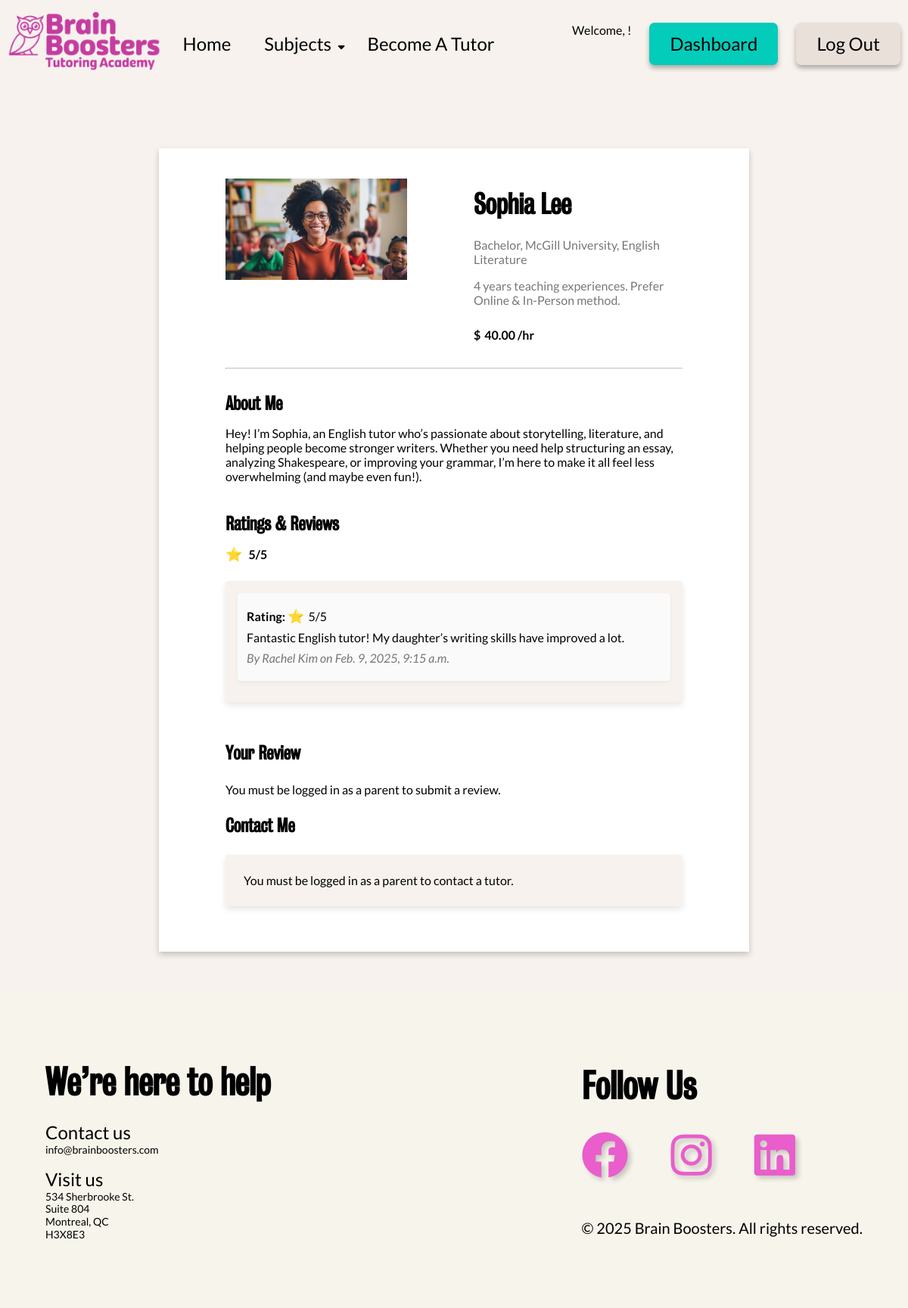
The app's page /tutors/3/ (signed in) with its own data.
### brainboosters/models.py (models this page shows, shortened)
class TutorProfile(models.Model):
    user = models.OneToOneField(User, on_delete=models.CASCADE, related_name='tutor_profile')
    name = models.CharField(max_length=80, null=True, blank=True)
    gender = models.CharField(max_length=10, choices=[('Male', 'Male'), ('Female', 'Female')], null=True, blank=True)
    degree = models.CharField(
        max_length=10,
        choices=[
            ('Bachelor', 'Bachelor'),
            ('Master', 'Master'),
            ('Ph.D.', 'Ph.D.'),
        ],
        null=True,
        blank=True
    )
    school = models.CharField(max_length=100, null=True, blank=True)
    major = models.CharField(max_length=100, null=True, blank=True)
    experience = models.CharField(max_length=100, null=True, blank=True)
    method = models.CharField(max_length=20, choices=[('In-Person', 'In-Person'), ('Online', 'Online'), ('Online & In-Person', 'Online & In-Person'),], null=True, blank=True)
    hourly_rate = models.DecimalField(max_digits=6, decimal_places=2, null=True, blank=True)
    description = models.CharField(max_length=300, null=True, blank=True)

class User(AbstractUser):
    user_type = models.CharField(
        max_length=10,
        choices=[
            ('tutor', 'Tutor'),
            ('parent', 'Parent'),
        ],
        null=True,
        blank=True
    )
    profile_picture = models.ImageField(
        upload_to='profile_pictures/',
        null=True,
        blank=True,
        help_text="Upload a profile picture"
    )
    contact_number = models.CharField(max_length=15, null=True, blank=True)

class Review(models.Model):
    tutor = models.ForeignKey(TutorProfile, on_delete=models.CASCADE, related_name='tutor_reviews')
    parent = models.ForeignKey(ParentProfile, on_delete=models.CASCADE, related_name='parent_reviews')
    rating = models.PositiveIntegerField()  # e.g., 1-5 stars
    text = models.TextField()
    created_at = models.DateTimeField(auto_now_add=True)

class ParentProfile(models.Model):
    user = models.OneToOneField(User, on_delete=models.CASCADE, related_name='parent_profile')
    name = models.CharField(max_length=80, null=True, blank=True)
    location = models.CharField(max_length=255, null=True, blank=True)
    child_name = models.CharField(max_length=50, null=True, blank=True)
    child_age = models.PositiveIntegerField(null=True, blank=True)
    child_grade = models.CharField(max_length=50, null=True, blank=True)

### brainboosters/views.py (the view)
# urls.py: path('tutors/<int:tutor_id>/', views.tutor_detail, name='tutor_detail'),
@login_required
def tutor_detail(request, tutor_id):
    tutor = get_object_or_404(TutorProfile, id=tutor_id)
    reviews = tutor.tutor_reviews.all()
    if request.method == 'POST':
        if 'submit_review' in request.POST:
            rating = request.POST.get('rating')
            comment = request.POST.get('comment')
            parent_profile = ParentProfile.objects.get(user=request.user)
            Review.objects.create(tutor=tutor, parent=parent_profile, rating=rating, text=comment)
            return redirect('tutor_detail', tutor_id=tutor_id)
        elif 'submit_contact' in request.POST:
            contact_form = ContactForm(request.POST)
            if contact_form.is_valid():
                return redirect('tutor_detail', tutor_id=tutor_id)
    else:
        contact_form = ContactForm()
    context = {
        'tutor': tutor,
        'reviews': reviews,
        'contact_form': contact_form,
    }
    return render(request, 'brainboosters/tutor_detail.html', context)

### brainboosters/templates/brainboosters/tutor_detail.html
{% extends 'base.html' %}
{% load static %}
{% block content %}
<div class="auth-container tutor-details">
  <div class="form-container">
    <div class="tutor-image-name">
      <img
        src="{{ tutor.user.profile_picture.url }}"
        alt="{{ tutor.name }}"
        class="tutor-image"
      />
      <div class="tutor-info">
        <h3>{{ tutor.name }}</h3>
        <p>{{ tutor.degree }}, {{ tutor.school }}, {{ tutor.major }}</p>
        <p>{{ tutor.experience }} teaching experiences. Prefer {{tutor.method}} method.</p>
        <div class="hourly-rates">
          <span class="dollar-icon">$</span>{{ tutor.hourly_rate }} /hr
        </div>
      </div>
    </div>
    <hr class="divider" />
    <h4>About Me</h4>
    <p class="tutor-detail-margin-p">{{ tutor.description }}</p>
    <h4>Ratings & Reviews</h4>
    <div class="rating-info"><span class="star-icon">⭐</span> 5/5</div>
    <div class="reviews-box">
      <div class="reviews">
        {% if reviews %} {% for review in reviews %}
        <div class="review">
            <p><strong>Rating:</strong>
                <span class="star-icon">⭐</span>{{ review.rating }}/5
            </p>
            <p>{{ review.text }}</p>
            <p>
            <em>By {{ review.parent.name }} on {{ review.created_at}}</em>
          </p>
        </div>
        {% endfor %} {% else %}
        <p>No reviews yet.</p>
        {% endif %}
      </div>
    </div>
    <h4 class="tutor-detail-margin">Your Review</h4>
    {% if user.is_authenticated and user.user_type == 'parent' %}
    <div class="review-form">
    <form method="post">
      {% csrf_token %}
      <label for="rating">Rating:</label>
      <div class="name-fields">
        <div class="input-box">
          <input type="number" name="rating" min="1" max="5" required placeholder="Enter rating (1-5)">
        </div>
      </div>
      <label for="comment">Comment:</label>
      <div class="input-box">
        <textarea name="comment" required placeholder="Write your review here..."></textarea>
      </div>
      <button type="submit" class="btn btn-primary" name="submit_review">Submit Review</button>
    </form>
  </div>
    {% else %}
        <p>You must be logged in as a parent to submit a review.</p>
    {% endif %}
    <h4 class="tutor-detail-margin">Contact Me</h4>
    <div class="contact-form">
      {% if user.is_authenticated and user.user_type == 'parent' %}
      <form method="post">
        {% csrf_token %}
        <div class="name-fields">
          <div class="form-group input-box">
            <label for="id_first_name"></label>
            {{ contact_form.first_name }}
          </div>
          <div class="form-group input-box">
            <label for="id_last_name"></label>
            {{ contact_form.last_name }}
          </div>
        </div>
        <div class="form-group input-box">
          <label for="id_email"></label>
          {{ contact_form.email }}
        </div>
        <div class="form-group input-box">
          <label for="id_message"></label>
          {{ contact_form.message }}
        </div>
        <button type="submit" class="btn btn-primary">Send Message</button>
      </form>
      {% else %}
      <p>You must be logged in as a parent to contact a tutor.</p>
      {% endif %}
    </div>
  </div>
</div>
{% endblock %}

### brainboosters/static/css/styles.css (style rules this page uses)
* { margin: 0; padding: 0; box-sizing: border-box; }
body { font-family: "Lato", sans-serif; font-size: 16px; line-height: 1.2; color: #000; background-color: #f7f2ed; }
h1, h2, h3, h4, h5, h6 { font-family: "Bureau Regular", sans-serif; }
h3 { font-size: 36px; line-height: 44px; margin-top: 20px; margin-bottom: 14px; }
h4 { font-size: 24px; margin-top: 24px; margin-bottom: 14px; }
.auth-container { display: flex; background-color: #f7f2ed; padding: 40px 88px; max-width: 780px; margin: 112px auto 56px; box-shadow: 0 4px 8px rgba(0, 0, 0, 0.2); flex-grow: 1; }
.auth-container.tutor-details { flex-direction: column; background-color: #fff; margin-top: 80px; }
.tutor-image-name { display: flex; flex-direction: row; align-items: flex-start; }
.tutor-image { width: 240px; height: auto; margin-right: 88px; }
.tutor-info { display: flex; flex-direction: column; justify-content: flex-start; }
.tutor-info h3 { margin: 12px 0 22px; }
.tutor-info p { color: #777; margin-bottom: 16px; }
.tutor-detail-margin { margin-bottom: 24px; }
.tutor-detail-margin-p { padding-bottom: 16px; }
.hourly-rates { font-size: 16px; margin: 10px 0; font-weight: bold; }
.dollar-icon { margin-right: 5px; }
.divider { border-top: 1px solid #ccc; margin: 24px 0 32px; }
.rating-info { font-size: 16px; margin-bottom: 24px; font-weight: bold; gap: 16px; }
.star-icon { font-size: 18px; margin-right: 5px; }
.reviews-box { background-color: #f7f2ed; padding: 16px; border-radius: 4px; box-shadow: 0 4px 8px rgba(0, 0, 0, 0.1); margin-bottom: 54px; }
.reviews { display: flex; flex-direction: column; gap: 12px; }
.review { padding: 12px; background-color: #fafafa; margin-bottom: 12px; border-radius: 4px; box-shadow: 0 2px 5px rgba(0, 0, 0, 0.05); }
.review p { margin: 8px 0; }
.review strong { font-weight: bold; }
.review em { font-style: italic; color: #777; }
.contact-form { background-color: #f7f2ed; padding: 24px; border-radius: 4px; box-shadow: 0 4px 8px rgba(0, 0, 0, 0.1); margin-bottom: 20px; }

### records on screen
TutorProfile: user.profile_picture (picture), name "Sophia Lee", degree "Bachelor", school "McGill University", major "English Literature", experience "4 years", method "Online & In-Person", hourly_rate "40.00", description "Hey! I’m Sophia, an English tutor who’s passionate about storytelling, literature, and helping people become stronger writers. Whether you need help structuring an essay, analyzing Shakespeare, or improving your grammar, I’m here to make it all feel less overwhelming (and maybe even fun!)."
Review: rating "5", text "Fantastic English tutor! My daughter’s writing skills have improved a lot.", parent.name "Rachel Kim", created_at "Feb. 9, 2025, 9:15 a.m."
